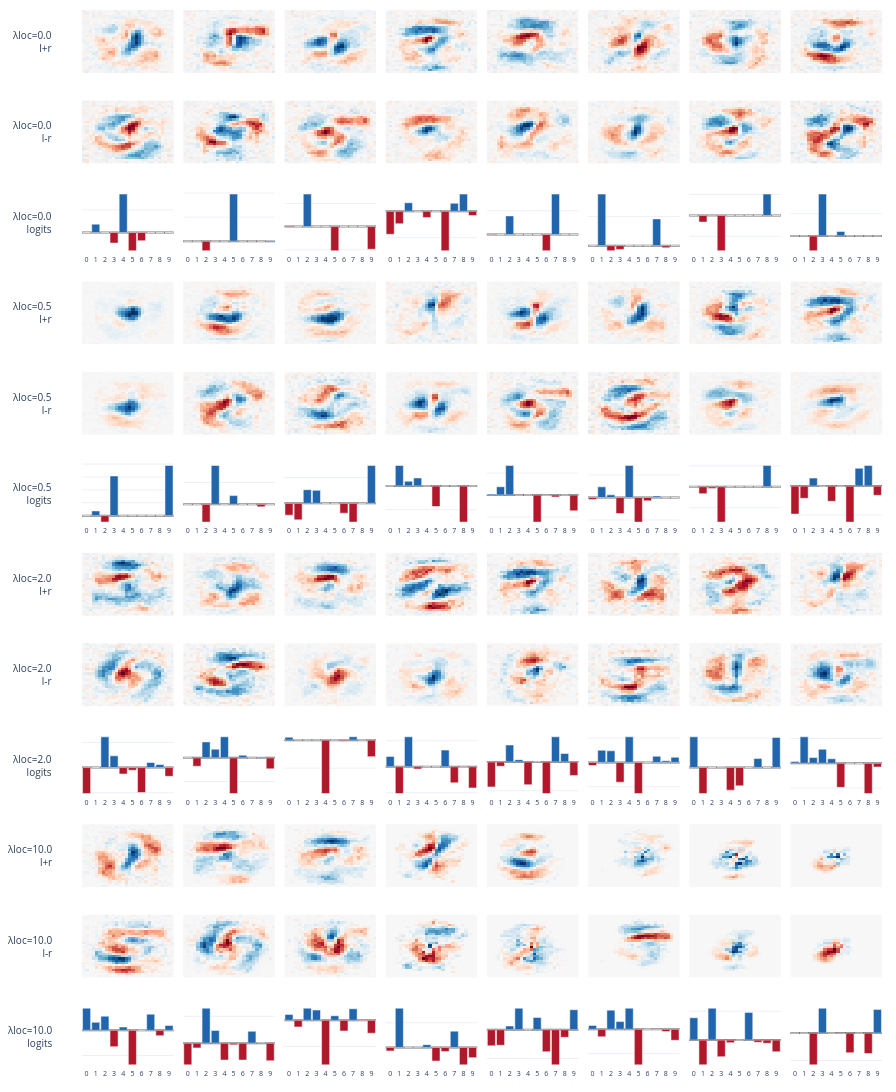

This figure's notebook cell:
### Code cell
fig = plot_component_grid(
    loc_models,
    [f"λloc={lam}" for lam in lams_loc],
    n_comp=8,
    height_per_group=360,
)
fig
